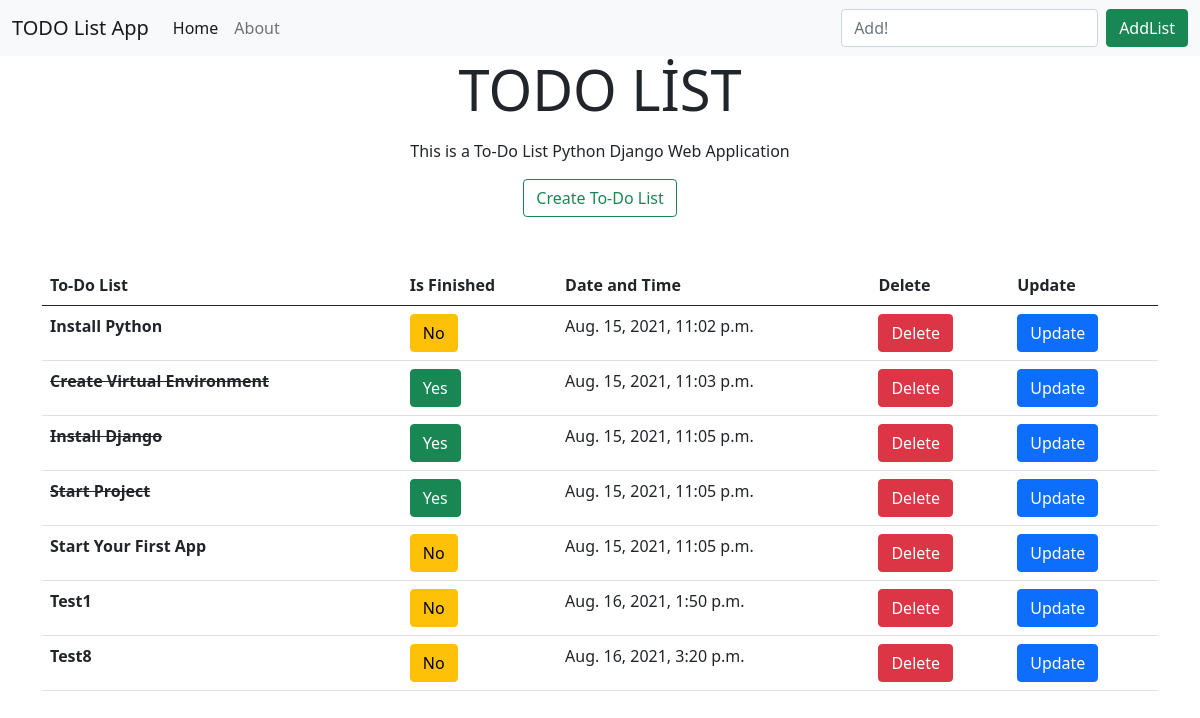
The page / on the database its author committed.
### todo_app/models.py (models this page shows, shortened)
class Todos(models.Model):
    title = models.CharField(max_length=100)
    description = models.TextField(max_length=1000, blank=True)
    finished = models.BooleanField(default=False)
    date = models.DateTimeField(default=datetime.now, blank=True)

### todo_app/views.py (the view)
# urls.py: path('', views.index, name="index"),
def index(request):
    if request.method=="POST":
        form = ListForm(request.POST or None)
        if form.is_valid:
            form.save()
            todo_lists = Todos.objects.all()
            return render(request, "todo_app/index.html", {"todo_list": todo_lists})
    else:
        todo_lists = Todos.objects.all()
        return render(request, "todo_app/index.html", {"todo_list": todo_lists})

### templates/todo_app/index.html (shortened to what this page needs)
{% extends 'todo_app/base.html' %}
{% block content %}
<div class="jumbotron jumbotron-fluid">
    <div class="container">
      <h1 class="display-4"> <center>TODO LİST</center> </h1>
      <p class="lead"> <center>This is a To-Do List Python Django Web Application</center> </p>
      <div class="text-center">
        <a class="btn btn-outline-success" href="{% url 'create' %}" role="button">Create To-Do List</a>
      </div>
    </div>
  </div>
<br>
<br>
<div class="container">
    <table class="table">
        <thead>
          <tr>
            <th scope="col">To-Do List</th>
            <th scope="col">Is Finished</th>
            <th scope="col">Date and Time</th>
            <th scope="col">Delete</th>
            <th scope="col">Update</th>
          </tr>
        </thead>
        <tbody>
            {% for todo in todo_list %}
            {% if todo.finished %}
                <tr>
                    <th scope="row"><del>{{todo.title}}</del></th>
                    <td><a class="btn btn-success" href="{% url 'yes_finished' todo.id %}" role="button">Yes</a></td>
                    <td>{{todo.date}}</td>
                    <td><a class="btn btn-danger" href="{% url 'delete' todo.id %}" role="button">Delete</a></td>
                    <td><a class="btn btn-primary" href="{% url 'update' todo.id %}" role="button">Update</a></td>
                </tr>
              {% else %}
              <tr>
                  <th scope="row">{{todo.title}}</th>
                  <td><a class="btn btn-warning" href="{% url 'no_finished' todo.id %}" role="button">No</a></td>
                  <td>{{todo.date}}</td>
                  <td><a class="btn btn-danger" href="{% url 'delete' todo.id %}"  role="button">Delete</a></td>
                  <td><a class="btn btn-primary" href="{% url 'update' todo.id %}" role="button">Update</a></td>
              </tr>
              {% endif %}
            {% endfor %}
        </tbody>
      </table>
</div>
{% endblock content %}

### templates/todo_app/base.html (shortened to what this page needs)
<!doctype html>
<html lang="en">
  <head>
    <link href="https://cdn.jsdelivr.net/npm/bootstrap@5.1.0/dist/css/bootstrap.min.css" rel="stylesheet">
  </head>
  <body>
    <nav class="navbar navbar-expand-lg navbar-light bg-light">
        <div class="container-fluid">
          <a class="navbar-brand" href="{% url 'index' %}">TODO List App</a>
          <div class="collapse navbar-collapse" id="navbarScroll">
            <ul class="navbar-nav me-auto my-2 my-lg-0 navbar-nav-scroll" style="--bs-scroll-height: 100px;">
              <li class="nav-item">
                <a class="nav-link active" aria-current="page" href="{% url 'index' %}">Home</a>
              </li>
              <li class="nav-item">
                <a class="nav-link" href="{% url 'about' %}">About</a>
              </li>
            </ul>
            <form class="d-flex" method="POST">
              <input class="form-control me-2" type="text" placeholder="Add!" name="title">
              <button class="btn btn-outline-success active" type="submit">AddList</button>
            </form>
          </div>
        </div>
      </nav>
      {% block content %}
      {% endblock content %}
  </body>
</html>

### rows shown on the page
Todos: title "Install Python", date "Aug. 15, 2021, 11:02 p.m."
Todos: title "Create Virtual Environment", date "Aug. 15, 2021, 11:03 p.m."
Todos: title "Install Django", date "Aug. 15, 2021, 11:05 p.m."
Todos: title "Start Project", date "Aug. 15, 2021, 11:05 p.m."
Todos: title "Start Your First App", date "Aug. 15, 2021, 11:05 p.m."
Todos: title "Test1", date "Aug. 16, 2021, 1:50 p.m."
Todos: title "Test8", date "Aug. 16, 2021, 3:20 p.m."
